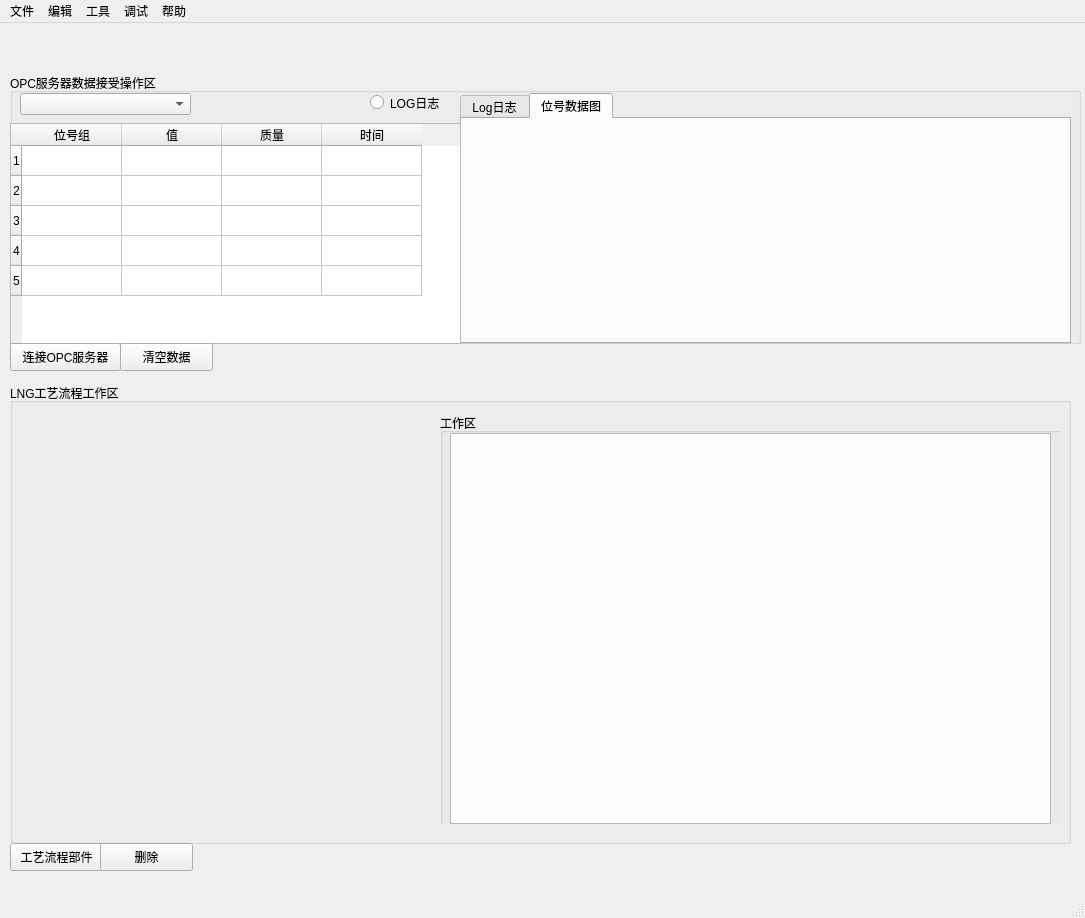
<?xml version="1.0" encoding="UTF-8"?>
<ui version="4.0">
 <class>MainWindow</class>
 <widget class="QMainWindow" name="MainWindow">
  <property name="geometry">
   <rect>
    <x>0</x>
    <y>0</y>
    <width>1085</width>
    <height>918</height>
   </rect>
  </property>
  <property name="windowTitle">
   <string>MainWindow</string>
  </property>
  <widget class="QWidget" name="centralwidget">
   <widget class="QGroupBox" name="groupBox">
    <property name="geometry">
     <rect>
      <x>10</x>
      <y>50</y>
      <width>1071</width>
      <height>271</height>
     </rect>
    </property>
    <property name="title">
     <string>OPC服务器数据接受操作区</string>
    </property>
    <widget class="QTabWidget" name="tabWidget">
     <property name="geometry">
      <rect>
       <x>450</x>
       <y>20</y>
       <width>611</width>
       <height>251</height>
      </rect>
     </property>
     <property name="currentIndex">
      <number>1</number>
     </property>
     <widget class="QWidget" name="tab">
      <attribute name="title">
       <string>Log日志</string>
      </attribute>
     </widget>
     <widget class="QWidget" name="tab_2">
      <attribute name="title">
       <string>位号数据图</string>
      </attribute>
     </widget>
    </widget>
    <widget class="QTableWidget" name="tableWidget">
     <property name="geometry">
      <rect>
       <x>0</x>
       <y>50</y>
       <width>451</width>
       <height>221</height>
      </rect>
     </property>
     <row>
      <property name="text">
       <string>1</string>
      </property>
     </row>
     <row>
      <property name="text">
       <string>2</string>
      </property>
     </row>
     <row>
      <property name="text">
       <string>3</string>
      </property>
     </row>
     <row>
      <property name="text">
       <string>4</string>
      </property>
     </row>
     <row>
      <property name="text">
       <string>5</string>
      </property>
     </row>
     <column>
      <property name="text">
       <string>位号组</string>
      </property>
     </column>
     <column>
      <property name="text">
       <string>值</string>
      </property>
     </column>
     <column>
      <property name="text">
       <string>质量</string>
      </property>
     </column>
     <column>
      <property name="text">
       <string>时间</string>
      </property>
     </column>
    </widget>
    <widget class="QRadioButton" name="radioButton">
     <property name="geometry">
      <rect>
       <x>360</x>
       <y>20</y>
       <width>81</width>
       <height>19</height>
      </rect>
     </property>
     <property name="text">
      <string>LOG日志</string>
     </property>
    </widget>
    <widget class="QComboBox" name="comboBox">
     <property name="geometry">
      <rect>
       <x>10</x>
       <y>20</y>
       <width>171</width>
       <height>22</height>
      </rect>
     </property>
    </widget>
   </widget>
   <widget class="QGroupBox" name="groupBox_2">
    <property name="geometry">
     <rect>
      <x>10</x>
      <y>360</y>
      <width>1061</width>
      <height>461</height>
     </rect>
    </property>
    <property name="title">
     <string>LNG工艺流程工作区</string>
    </property>
    <widget class="QWidget" name="widget" native="true">
     <property name="geometry">
      <rect>
       <x>10</x>
       <y>20</y>
       <width>1041</width>
       <height>421</height>
      </rect>
     </property>
     <widget class="QGraphicsView" name="graphicsView">
      <property name="geometry">
       <rect>
        <x>430</x>
        <y>30</y>
        <width>601</width>
        <height>391</height>
       </rect>
      </property>
     </widget>
     <widget class="QGroupBox" name="groupBox_3">
      <property name="geometry">
       <rect>
        <x>420</x>
        <y>10</y>
        <width>631</width>
        <height>421</height>
       </rect>
      </property>
      <property name="title">
       <string>工作区</string>
      </property>
     </widget>
    </widget>
   </widget>
   <widget class="QPushButton" name="pushButton">
    <property name="geometry">
     <rect>
      <x>10</x>
      <y>320</y>
      <width>111</width>
      <height>28</height>
     </rect>
    </property>
    <property name="text">
     <string>连接OPC服务器</string>
    </property>
   </widget>
   <widget class="QPushButton" name="pushButton_2">
    <property name="geometry">
     <rect>
      <x>120</x>
      <y>320</y>
      <width>93</width>
      <height>28</height>
     </rect>
    </property>
    <property name="text">
     <string>清空数据</string>
    </property>
   </widget>
   <widget class="QPushButton" name="choseProject">
    <property name="geometry">
     <rect>
      <x>10</x>
      <y>820</y>
      <width>93</width>
      <height>28</height>
     </rect>
    </property>
    <property name="text">
     <string>工艺流程部件</string>
    </property>
   </widget>
   <widget class="QPushButton" name="clearproject">
    <property name="geometry">
     <rect>
      <x>100</x>
      <y>820</y>
      <width>93</width>
      <height>28</height>
     </rect>
    </property>
    <property name="text">
     <string>删除</string>
    </property>
   </widget>
  </widget>
  <widget class="QMenuBar" name="menubar">
   <property name="geometry">
    <rect>
     <x>0</x>
     <y>0</y>
     <width>1085</width>
     <height>26</height>
    </rect>
   </property>
   <widget class="QMenu" name="menu">
    <property name="title">
     <string>文件</string>
    </property>
    <widget class="QMenu" name="menuSave">
     <property name="title">
      <string>Save</string>
     </property>
     <addaction name="actionSave"/>
     <addaction name="actionSave_as"/>
    </widget>
    <addaction name="actionopen"/>
    <addaction name="actionnew"/>
    <addaction name="menuSave"/>
    <addaction name="actionExit"/>
   </widget>
   <widget class="QMenu" name="menu_2">
    <property name="title">
     <string>编辑</string>
    </property>
   </widget>
   <widget class="QMenu" name="menu_3">
    <property name="title">
     <string>工具</string>
    </property>
   </widget>
   <widget class="QMenu" name="menu_4">
    <property name="title">
     <string>调试</string>
    </property>
   </widget>
   <widget class="QMenu" name="menu_5">
    <property name="title">
     <string>帮助</string>
    </property>
   </widget>
   <addaction name="menu"/>
   <addaction name="menu_2"/>
   <addaction name="menu_3"/>
   <addaction name="menu_4"/>
   <addaction name="menu_5"/>
  </widget>
  <widget class="QStatusBar" name="statusbar"/>
  <action name="actionopen">
   <property name="text">
    <string>open</string>
   </property>
  </action>
  <action name="actionnew">
   <property name="text">
    <string>new</string>
   </property>
  </action>
  <action name="actionSave">
   <property name="text">
    <string>Save</string>
   </property>
  </action>
  <action name="actionSave_as">
   <property name="text">
    <string>Save as</string>
   </property>
  </action>
  <action name="actionExit">
   <property name="text">
    <string>Exit</string>
   </property>
  </action>
 </widget>
 <resources/>
 <connections/>
</ui>
